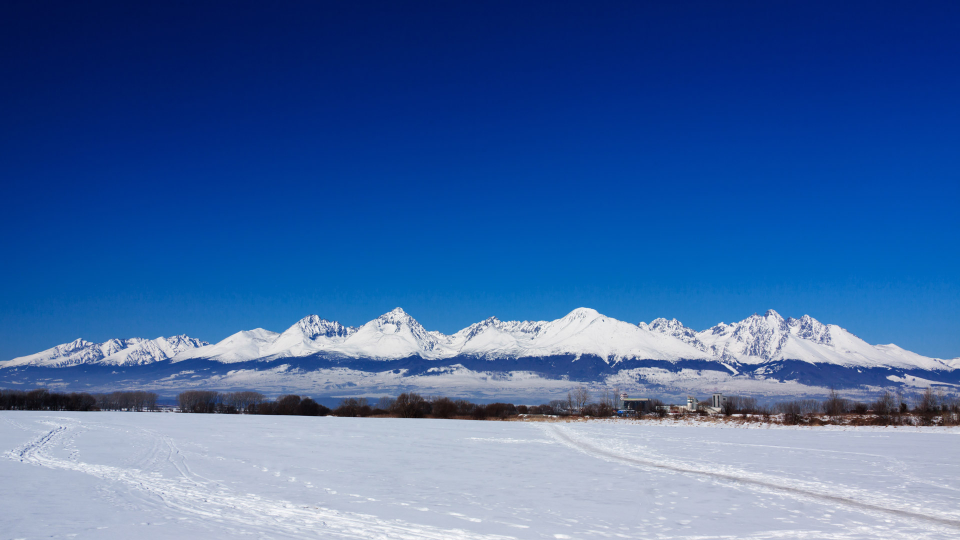
#> input picture examples/3_projective_geometry/images/high-tatras-in-winter.jpg, 1920 x 1080 px (shown at 1/2 size)
$ jupyter execute panorama_stitching.ipynb
#> lines starting #> are read from the running program, lines starting #| are printed output that depends on the picture; after the words box and inside, x2 and y2 are one past the last pixel; in counts of white or black regions, pixels touching at a corner belong together
[cell 1]
import cv2
import numpy as np

[cell 2]
def split_image_with_overlap(image_path, overlap_ratio=0.4, output_prefix="split"):
    """
    Splits a wide panorama image into two overlapping parts.

    Parameters:
        image_path (str): Path to the input panorama image.
        overlap_ratio (float): Fraction of image width that overlaps (0.0–1.0).
        output_prefix (str): Prefix for output image filenames.

    Returns:
        (part1, part2): The two overlapping image parts (numpy arrays).
    """
#> called with image_path = 'images/high-tatras-in-winter.jpg', overlap_ratio = 0.4, output_prefix = 'split'
    # Read image
    img = cv2.imread(image_path)
#> img is the input picture: shape (1080, 1920, 3); mean B, G, R 163.1, 104.2, 65.2
    if img is None:
        raise ValueError("Error: Image not found or invalid path.")

    height, width, _ = img.shape
#> height = 1080; width = 1920
    print(f"Original image size: {width}x{height}")
#| Original image size: 1920x1080

    # Define split positions
    overlap_width = int(width * overlap_ratio)
#> overlap_width = 768
    split_point = int(width * 0.7)  # first image covers up to 70% of width
#> split_point = 1344

    # Ensure bounds
    split_point = min(max(split_point, overlap_width), width - overlap_width)
#> split_point = 1152

    # Define slices
    part1 = img[:, :split_point]
    part2 = img[:, split_point - overlap_width:]

    # Save output images
    part1_path = f"{output_prefix}_part1.jpg"
    part2_path = f"{output_prefix}_part2.jpg"

    cv2.imwrite(part1_path, part1)
    cv2.imwrite(part2_path, part2)

    print(f"Saved {part1_path} and {part2_path}")
    print(f"Overlap width: {overlap_width}px (~{overlap_ratio*100:.0f}%)")
#| Overlap width: 768px (~40%)

    return part1, part2

[cell 3]
split_image_with_overlap("images/high-tatras-in-winter.jpg")

[cell 4]
def stitch_images(img1_path, img2_path, output_path="panorama_result.jpg"):
    # Load images
#> called with img1_path = 'split_part1.jpg', img2_path = 'split_part2.jpg', output_path = 'panorama_result.jpg'
    img1 = cv2.imread(img1_path)
    img2 = cv2.imread(img2_path)

    if img1 is None or img2 is None:
        raise ValueError("Error: One or both image paths are invalid.")

    # Convert images to grayscale
    gray1 = cv2.cvtColor(img1, cv2.COLOR_BGR2GRAY)
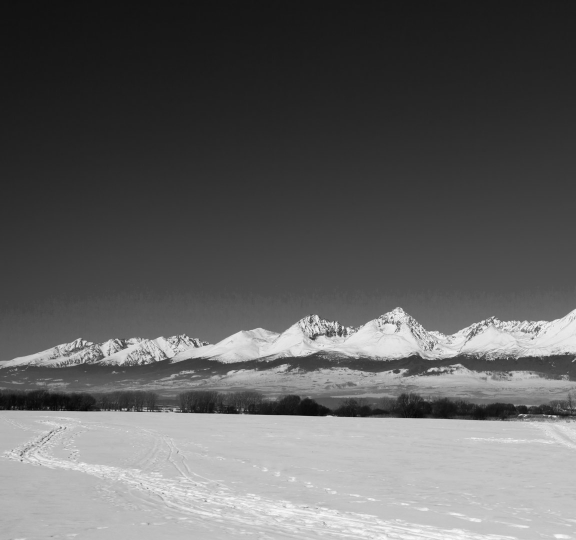
#> gray1: shape (1080, 1152) (shown at 1/2 size); min 1, max 254, mean 96.3
    gray2 = cv2.cvtColor(img2, cv2.COLOR_BGR2GRAY)
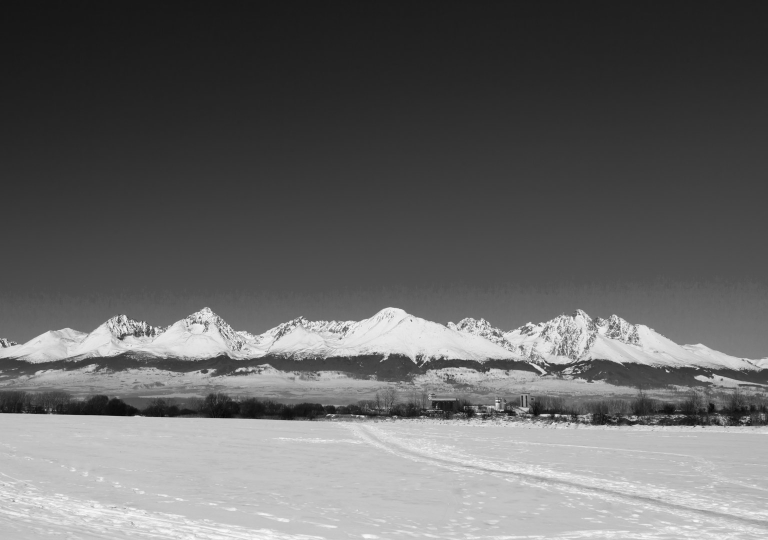
#> gray2: shape (1080, 1536) (shown at 1/2 size); min 2, max 254, mean 102

    # Create ORB detector to find keypoints and descriptors
    orb = cv2.ORB_create(5000)

    # Detect keypoints and descriptors
    kp1, des1 = orb.detectAndCompute(gray1, None)
#> kp1 = 4878 keypoints; strongest (x, y, size): (1099, 831, 31), (253, 819, 31), (251, 817, 31), (241, 819, 31)
    kp2, des2 = orb.detectAndCompute(gray2, None)
#> kp2 = 5000 keypoints; strongest (x, y, size): (715, 831, 31), (1110, 829, 44.6), (993, 804, 31), (997, 805, 31)

    # Match features using Brute Force matcher with Hamming distance
    bf = cv2.BFMatcher(cv2.NORM_HAMMING, crossCheck=True)
    matches = bf.match(des1, des2)
#> matches = 1950 matches

    # Sort matches by distance (best matches first)
    matches = sorted(matches, key=lambda x: x.distance)

    # Use only good matches
    good_matches = matches[:int(len(matches) * 0.15)]
#> good_matches = 292 matches

    # Draw matches (optional for visualization)
    matched_img = cv2.drawMatches(img1, kp1, img2, kp2, good_matches, None, flags=2)
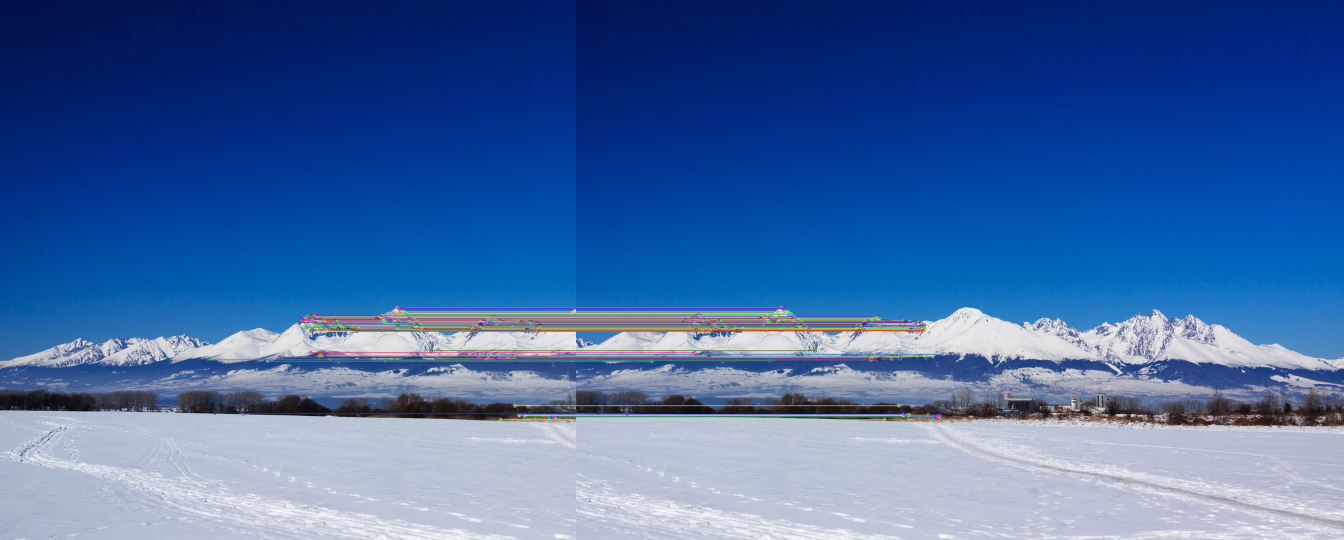
#> matched_img: shape (1080, 2688, 3) (shown at 1/2 size); mean B, G, R 162, 104.3, 66.3
    cv2.imwrite("matches.jpg", matched_img)

    # Extract matched keypoints
    src_pts = np.float32([kp1[m.queryIdx].pt for m in good_matches]).reshape(-1, 1, 2)
#> src_pts = 292 rows, first 8: [794, 615], [796, 615], [799, 617], [803, 617], [807, 623], [781, 625], [808, 626], [776, 627]
    dst_pts = np.float32([kp2[m.trainIdx].pt for m in good_matches]).reshape(-1, 1, 2)
#> dst_pts = 292 rows, first 8: [410, 615], [412, 615], [415, 617], [419, 617], [423, 623], [397, 625], [424, 626], [392, 627]

    # Find homography matrix
    H, mask = cv2.findHomography(dst_pts, src_pts, cv2.RANSAC, 5.0)
#> H = [[1, -6.83e-14, 384], [3.85e-15, 1, 3.63e-11], [5.74e-18, -7.54e-17, 1]]; mask = 292 values from 1 to 1

    # Warp the second image to align with the first
    width = img1.shape[1] + img2.shape[1]
#> width = 2688
    height = max(img1.shape[0], img2.shape[0])
#> height = 1080
    panorama = cv2.warpPerspective(img2, H, (width, height))
    panorama[0:img1.shape[0], 0:img1.shape[1]] = img1
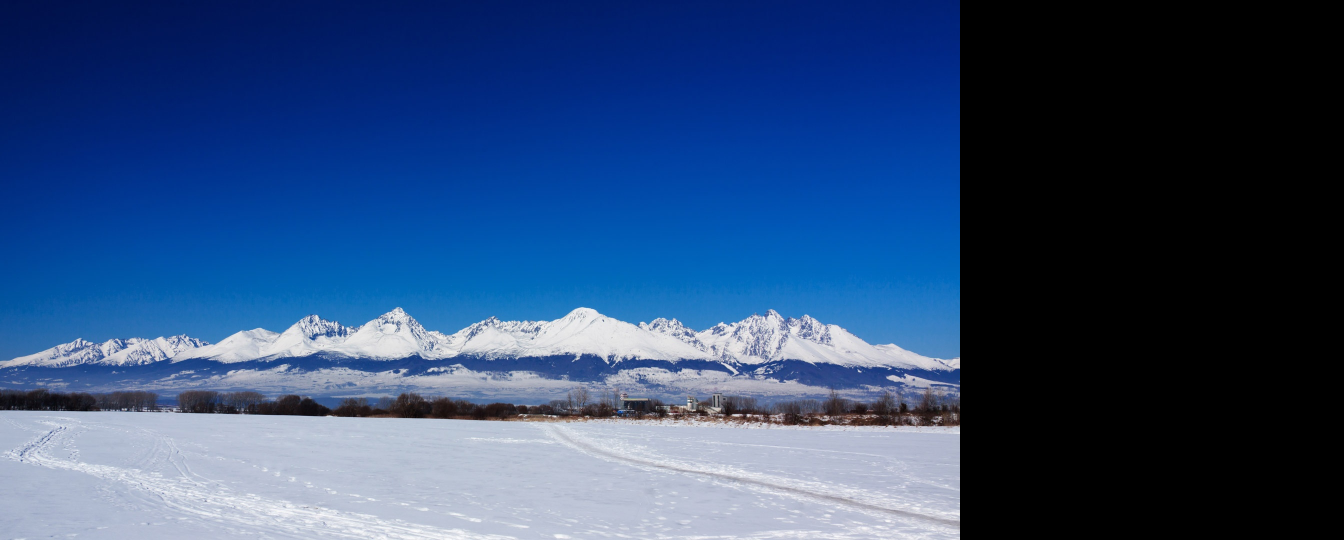
#> panorama: shape (1080, 2688, 3) (shown at 1/2 size); mean B, G, R 116.6, 74.4, 46.6

    # Crop black regions (simple method)
    gray_panorama = cv2.cvtColor(panorama, cv2.COLOR_BGR2GRAY)
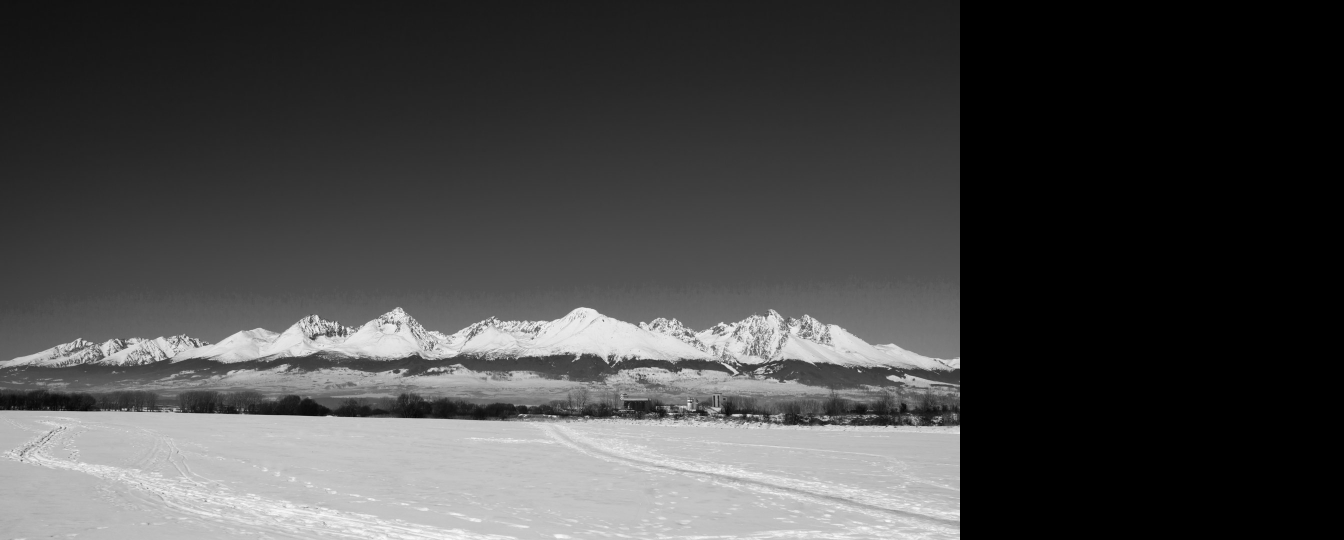
#> gray_panorama: shape (1080, 2688) (shown at 1/2 size); min 0, max 254, mean 70.9
    _, thresh = cv2.threshold(gray_panorama, 1, 255, cv2.THRESH_BINARY)
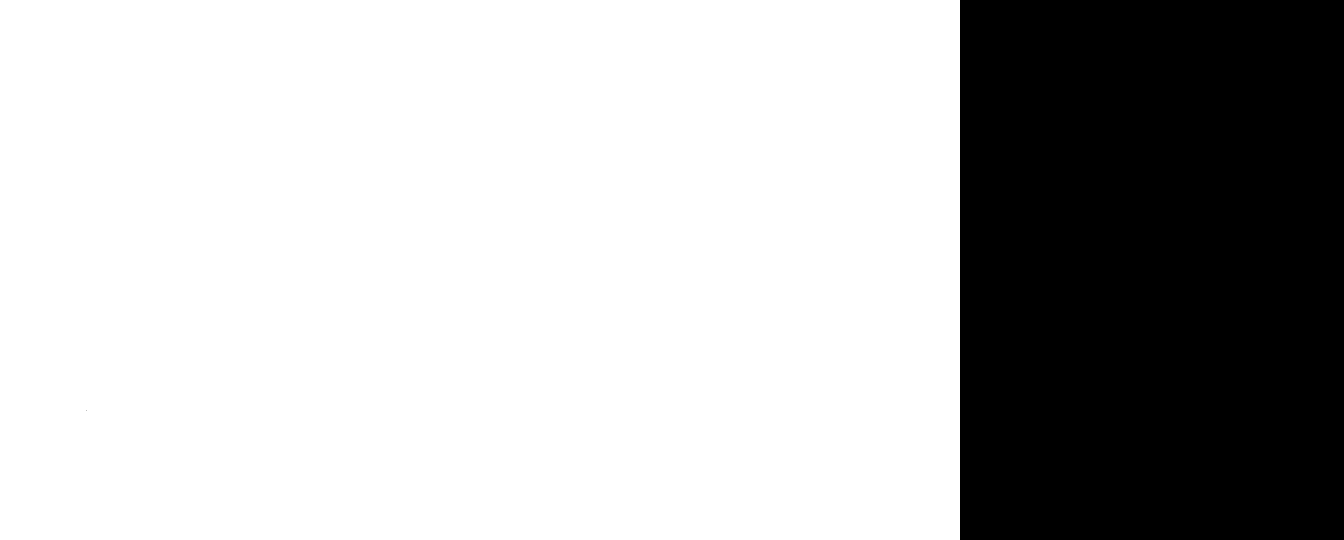
#> thresh: shape (1080, 2688) (shown at 1/2 size); 71.4% white; 2 black regions (1 under 20 px), largest, box (x1, y1, x2, y2) and area: (1920, 0, 2688, 1080) 829440
    contours, _ = cv2.findContours(thresh, cv2.RETR_EXTERNAL, cv2.CHAIN_APPROX_SIMPLE)
#> contours = [[[0, 0], [0, 1079], [1919, 1079], [1919, 0]]]
    x, y, w, h = cv2.boundingRect(contours[0])
#> x = 0; y = 0; w = 1920; h = 1080
    cropped_panorama = panorama[y:y+h, x:x+w]

    # Save and display result
    cv2.imwrite(output_path, cropped_panorama)
    print(f"Panorama saved as {output_path}")

    return cropped_panorama

[cell 5]
stitch_images("split_part1.jpg", "split_part2.jpg")

[cell 6]
def stitch_perspective(img1_path, img2_path, output_path="panorama_perspective.jpg"):
    """
    Stitches two images that may have different perspectives using SIFT feature matching.
    """
#> called with img1_path = 'split_part1.jpg', img2_path = 'split_part2.jpg', output_path = 'panorama_perspective.jpg'

    # Load images
    img1 = cv2.imread(img1_path)
    img2 = cv2.imread(img2_path)

    if img1 is None or img2 is None:
        raise ValueError("Error: Could not load one or both images.")

    # Convert to grayscale
    gray1 = cv2.cvtColor(img1, cv2.COLOR_BGR2GRAY)
    gray2 = cv2.cvtColor(img2, cv2.COLOR_BGR2GRAY)

    # Use SIFT (Scale-Invariant Feature Transform)
    sift = cv2.SIFT_create()

    # Detect and compute keypoints/descriptors
    kp1, des1 = sift.detectAndCompute(gray1, None)
#> kp1 = 2032 keypoints; strongest (x, y, size): (1088, 830, 1.9), (1099, 831, 2.6), (363, 822, 1.8), (1110, 833, 3.3)
    kp2, des2 = sift.detectAndCompute(gray2, None)
#> kp2 = 3383 keypoints; strongest (x, y, size): (1112, 831, 4.4), (704, 830, 1.9), (1090, 736, 2), (715, 831, 2.6)

    # Match features using FLANN-based matcher
    index_params = dict(algorithm=1, trees=5)
    search_params = dict(checks=50)
    flann = cv2.FlannBasedMatcher(index_params, search_params)
    matches = flann.knnMatch(des1, des2, k=2)
#> matches = 2032 matches

    # Apply Lowe’s ratio test to filter good matches
    good = []
    for m, n in matches:
        if m.distance < 0.7 * n.distance:
            good.append(m)
#> after the loop, good = 1284 matches

    print(f"Number of good matches: {len(good)}")
#| Number of good matches: 1284

    if len(good) < 10:
        raise RuntimeError("Not enough matches found to compute homography.")

    # Extract point coordinates from good matches
    src_pts = np.float32([kp1[m.queryIdx].pt for m in good]).reshape(-1, 1, 2)
#> src_pts = 1284 rows, first 8: [100.3, 703.6], [222.4, 945.4], [391.1, 993.1], [391.1, 993.1], [391.5, 970.1], [391.8, 690.9], [395.1, 696.4], [395.8, 753.9]
    dst_pts = np.float32([kp2[m.trainIdx].pt for m in good]).reshape(-1, 1, 2)
#> dst_pts = 1284 rows, first 8: [1323.9, 782.6], [269.1, 765.2], [7.1, 993.1], [7.1, 993.1], [7.53, 970.1], [7.84, 691], [11.11, 696.4], [11.76, 753.9]

    # Compute homography using RANSAC
    H, mask = cv2.findHomography(dst_pts, src_pts, cv2.RANSAC, 5.0)
#> H = [[1, 1.67e-07, 384], [4.57e-06, 1, -0.00103], [4.99e-09, -1.06e-09, 1]]; mask = 1284 values, max 1 at index 2, min 0 at index 0, mean 0.998

    # Warp second image to align with first
    height, width, _ = img1.shape
#> height = 1080; width = 1152
    warped_img2 = cv2.warpPerspective(img2, H, (width + img2.shape[1], height))

    # Blend the two images (simple overlay)
    warped_img2[0:img1.shape[0], 0:img1.shape[1]] = img1

    # Crop black borders
    gray = cv2.cvtColor(warped_img2, cv2.COLOR_BGR2GRAY)
    _, thresh = cv2.threshold(gray, 1, 255, cv2.THRESH_BINARY)
    contours, _ = cv2.findContours(thresh, cv2.RETR_EXTERNAL, cv2.CHAIN_APPROX_SIMPLE)
#> contours = [[[0, 0], [0, 1079], [1919, 1079], [1919, 0]]]
    x, y, w, h = cv2.boundingRect(contours[0])
#> x = 0; y = 0; w = 1920; h = 1080
    result = warped_img2[y:y+h, x:x+w]

    # Save result
    cv2.imwrite(output_path, result)
    print(f"Panorama saved as {output_path}")

    return result

[cell 7]
stitch_perspective("split_part1.jpg", "split_part2.jpg")

[cell 8]
def stitch_with_opencv_stitcher(img1_path, img2_path, output_path="panorama_stitcher_cropped.jpg"):
    """
    Automatically stitches two images using OpenCV's built-in Stitcher class.
    Handles perspective alignment, exposure, blending, and auto-cropping.
    """
#> called with img1_path = 'split_part1.jpg', img2_path = 'split_part2.jpg', output_path = 'panorama_stitcher_cropped.jpg'

    # Load images
    img1 = cv2.imread(img1_path)
    img2 = cv2.imread(img2_path)
    if img1 is None or img2 is None:
        raise ValueError("Error: Could not load one or both images.")

    # Create Stitcher instance
    # MODE_PANORAMA works well for images with rotation or perspective change
    try:
        stitcher = cv2.Stitcher_create(cv2.Stitcher_PANORAMA)
    except AttributeError:
        # For older OpenCV versions
        stitcher = cv2.createStitcher(cv2.Stitcher_PANORAMA)

    # Stitch images
    status, stitched = stitcher.stitch([img1, img2])
#> status = 0
    if status != cv2.Stitcher_OK:
        raise RuntimeError(f"Stitching failed (error code: {status})")

    print("Stitching successful. Cropping result...")

    # Convert to grayscale for mask detection
    gray = cv2.cvtColor(stitched, cv2.COLOR_BGR2GRAY)
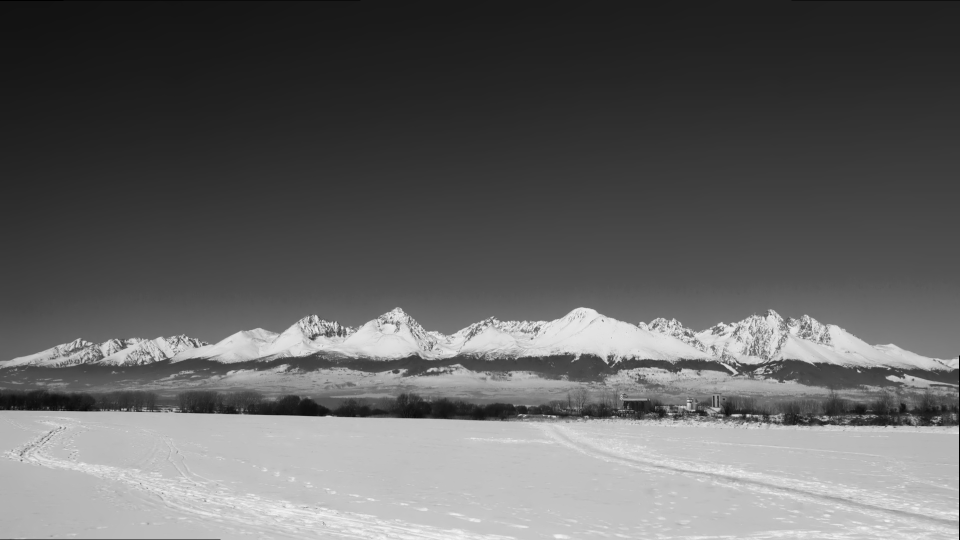
#> gray: shape (1080, 1919) (shown at 1/2 size); min 0, max 248, mean 98.5

    # Threshold to create binary mask where non-black pixels are white
    _, thresh = cv2.threshold(gray, 1, 255, cv2.THRESH_BINARY)
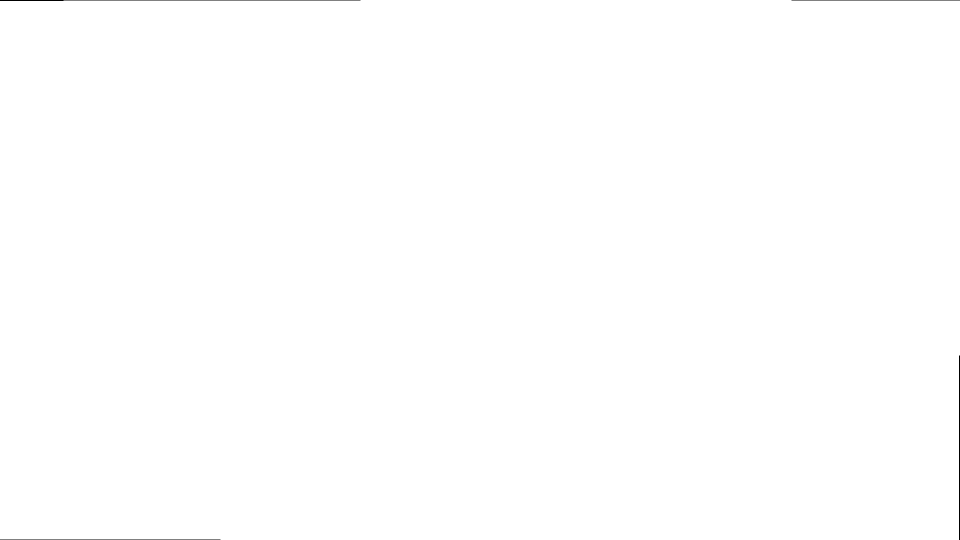
#> thresh: shape (1080, 1919) (shown at 1/2 size); 99.9% white; black in thin lines or dots

    # Find contours of the non-black area
    contours, _ = cv2.findContours(thresh, cv2.RETR_EXTERNAL, cv2.CHAIN_APPROX_SIMPLE)
#> contours = 1 contour; box (x1, y1, x2, y2) and area: (0, 0, 1919, 1080) 2067530
    if not contours:
        raise RuntimeError("No contours found for cropping.")

    # Get bounding rectangle for the largest contour
    x, y, w, h = cv2.boundingRect(max(contours, key=cv2.contourArea))
#> x = 0; y = 0; w = 1919; h = 1080
    cropped = stitched[y:y+h, x:x+w]

    # Optional: refine crop by trimming black pixels near edges
    gray_crop = cv2.cvtColor(cropped, cv2.COLOR_BGR2GRAY)
    _, thresh_crop = cv2.threshold(gray_crop, 1, 255, cv2.THRESH_BINARY)
    coords = cv2.findNonZero(thresh_crop)
#> coords = contour of 2070526 points, box (x1, y1, x2, y2) (0, 0, 1919, 1080), area 388508
    x2, y2, w2, h2 = cv2.boundingRect(coords)
#> x2 = 0; y2 = 0; w2 = 1919; h2 = 1080
    final_cropped = cropped[y2:y2+h2, x2:x2+w2]

    # Save and return the final result
    cv2.imwrite(output_path, final_cropped)
    print(f"Final panorama saved as {output_path}")

    return final_cropped
